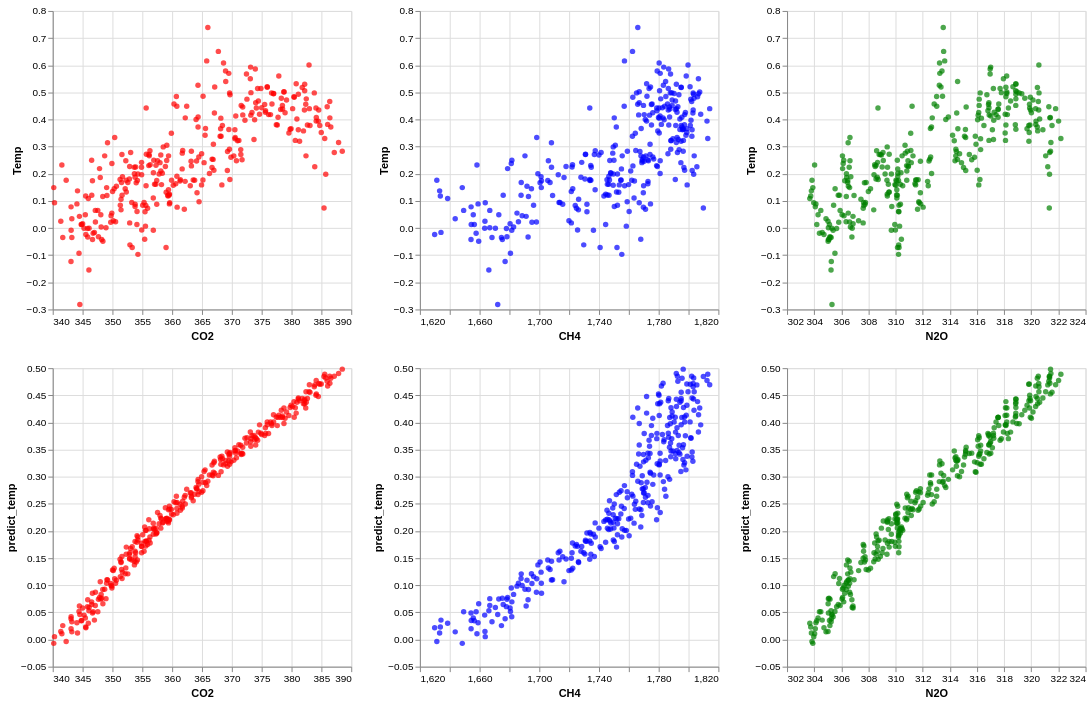

Here is the notebook cell this chart was saved with:
### Code cell
Carbon_chart = alt.Chart(df).mark_circle(color="red").encode(
    x = alt.X("CO2", scale = alt.Scale(zero=False)),
    y = alt.Y("Temp", scale = alt.Scale(zero=False))
)
Methane_chart = alt.Chart(df).mark_circle(color="blue").encode(
    x = alt.X("CH4", scale = alt.Scale(zero=False)),
    y = alt.Y("Temp", scale = alt.Scale(zero=False))
)
Nitrogen_chart = alt.Chart(df).mark_circle(color="green").encode(
    x = alt.X("N2O", scale = alt.Scale(zero=False)),
    y = alt.Y("Temp", scale = alt.Scale(zero=False))
)

Linear_Carbon_chart = alt.Chart(df).mark_circle(color="red").encode(
    x = alt.X("CO2", scale = alt.Scale(zero=False)),
    y = alt.Y("predict_temp", scale = alt.Scale(zero=False))
)
Linear_Methane_chart = alt.Chart(df).mark_circle(color="blue").encode(
    x = alt.X("CH4", scale = alt.Scale(zero=False)),
    y = alt.Y("predict_temp", scale = alt.Scale(zero=False))
)
Linear_Nitrogen_chart = alt.Chart(df).mark_circle(color="green").encode(
    x = alt.X("N2O", scale = alt.Scale(zero=False)),
    y = alt.Y("predict_temp", scale = alt.Scale(zero=False))
)

Carbon_chart & Linear_Carbon_chart| Methane_chart & Linear_Methane_chart|  Nitrogen_chart & Linear_Nitrogen_chart

### Figure 1 — Vega-Lite specification as saved in the notebook (floating-point values rounded to 4 significant figures; data arrays with more than 128 entries replaced by an {"elided": "..."} marker saying what was removed)
{"config": {"view": {"continuousWidth": 300, "continuousHeight": 300}}, "hconcat": [{"vconcat": [{"mark": {"type": "circle", "color": "red"}, "encoding": {"x": {"field": "CO2", "scale": {"zero": false}, "type": "quantitative"}, "y": {"field": "Temp", "scale": {"zero": false}, "type": "quantitative"}}}, {"mark": {"type": "circle", "color": "red"}, "encoding": {"x": {"field": "CO2", "scale": {"zero": false}, "type": "quantitative"}, "y": {"field": "predict_temp", "scale": {"zero": false}, "type": "quantitative"}}}]}, {"vconcat": [{"mark": {"type": "circle", "color": "blue"}, "encoding": {"x": {"field": "CH4", "scale": {"zero": false}, "type": "quantitative"}, "y": {"field": "Temp", "scale": {"zero": false}, "type": "quantitative"}}}, {"mark": {"type": "circle", "color": "blue"}, "encoding": {"x": {"field": "CH4", "scale": {"zero": false}, "type": "quantitative"}, "y": {"field": "predict_temp", "scale": {"zero": false}, "type": "quantitative"}}}]}, {"vconcat": [{"mark": {"type": "circle", "color": "green"}, "encoding": {"x": {"field": "N2O", "scale": {"zero": false}, "type": "quantitative"}, "y": {"field": "Temp", "scale": {"zero": false}, "type": "quantitative"}}}, {"mark": {"type": "circle", "color": "green"}, "encoding": {"x": {"field": "N2O", "scale": {"zero": false}, "type": "quantitative"}, "y": {"field": "predict_temp", "scale": {"zero": false}, "type": "quantitative"}}}]}], "data": {"name": "data-cd5e0a0662231290cf048a95213ba7c4"}, "$schema": "https://vega.github.io/schema/vega-lite/v6.4.1.json", "datasets": {"data-cd5e0a0662231290cf048a95213ba7c4": {"elided": "308 records"}}}
